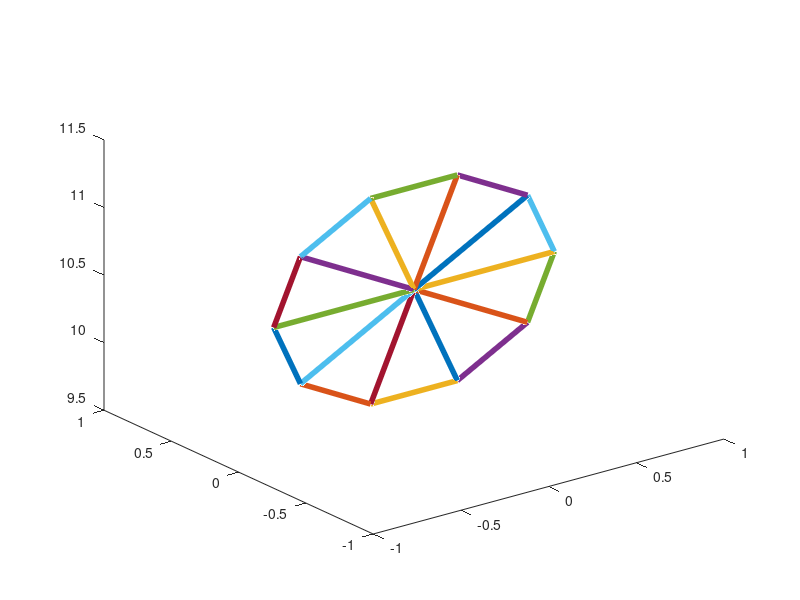

The MATLAB source for this figure: (Note: this script raises an error after producing the figure.)
close all; clear all; clc;
% building a flat bouncing ball that is rigid
NDIM = 3;

% number of nodes around the circumference of the ball
%n = 30;
n = 10; 

% initialize arrays
num_nodes = n+1;
num_links = 2*n;
jj = zeros(num_links,1);
kk = zeros(num_links,1);
X = zeros(num_nodes, NDIM);
U = zeros(num_nodes, NDIM);

% set physical parameters
RB = 0.8; % radius of ball
center = [0, 0, 10.5]; % initial location for ball center
M = 5e-7*ones(num_nodes,1); % mass of each node 
G = 50000; % magnitude of the gravitational force
Sg = 500000; % strength of the force exerted by the ground

% set numerical parameters
dt = 1e-4;
end_time = 1e0;
timevec = 0:dt:end_time;

% set positions of nodes around the circumference of the ball
for k = 1:n
    theta = 2*pi*k/n;
    X(k,:) = center + RB*[cos(theta), 0, sin(theta)];
end
% set position of center
X(n+1,:) = center;

% naming index sets for the links
spokes = 1:n;
rimlinks = (n+1):2*n;

% build structure by creating links
jj(spokes) = 1:n;
kk(spokes) = n+1;
jj(rimlinks) = 1:n;
kk(rimlinks) = [2:n 1];

X

% plot initial structure
figure(1);
x = [X(jj,1) X(kk,1)];
y = [X(jj,2) X(kk,2)];
z = [X(jj,3) X(kk,3)];
plot3(x',y',z','linewidth',4)

% initialize rest length
DX = X(jj,:) - X(kk,:);
Rzero = sqrt(sum(DX.^2,2));

% make a gravitational force
F_gravity = zeros(num_nodes, NDIM);
F_gravity(:,1) = 0;
F_gravity(:,2) = 0;
F_gravity(:,3) = -G.*M; 

% set the angular velocity initially to zero, since the velocity is also
% initially set to zero
L = zeros(NDIM,1);

% initialize velocity center of mass
Ucm = zeros(NDIM,1);

% here is the timestep loop
centroid_position = zeros(length(timevec), NDIM);
for t = 1:length(timevec)

    % this just displays the current simulation time in the matlab window
    disp(timevec(t));	

    % compute center of mass and Xtwiddle
    Xcm = (mean((M.*X))./sum(M))';
    Xtwiddle = X - Xcm';	       

    % compute moment of inertia tensor
    I = zeros(NDIM, NDIM);
    for l = 1:num_nodes
	I = I + M(l).*( (norm(Xtwiddle(l,:))^2).*eye(NDIM) - Xtwiddle(l,:)'*Xtwiddle(l,:) );
    end     

    % compute the angular velocity
    Omega = I\L;

    % normalize angular velocity if it is nonzero
    if(norm(Omega) > 100*eps)
         unit_Omega = Omega/norm(Omega);
         Omega_cross = [0 -Omega(3) Omega(2); Omega(3) 0 -Omega(1); -Omega(2) Omega(1) 0];
         P_Omega = unit_Omega*unit_Omega';
	 Xtwiddle = ( P_Omega*(Xtwiddle') + cos(norm(Omega)*dt).*(eye(NDIM) - P_Omega)*(Xtwiddle') + sin(norm(Omega)*dt).*(Omega_cross*(Xtwiddle'))./norm(Omega) )';
    end      

    % compute net force and net torque
    net_force = zeros(NDIM,1);
    net_torque = zeros(NDIM,1);
    ground_force = F_ground(X,Sg);
    for l = 1:num_nodes
    	net_force = net_force + F_gravity(l,:)' + ground_force(l,:)';
        net_torque = net_torque + cross(Xtwiddle(l,:)', F_gravity(l,:)' + ground_force(l,:)');
    end	

    % update the position and velocity for the center of mass
    Xcm = Xcm + dt.*Ucm;
    Ucm = Ucm + (dt/sum(M)).*net_force;

    % update the angular momentum
    L = L + dt.*net_torque;    

    % update positions of individual masses
    X = Xtwiddle + Xcm';

    % store the position of centroid
    centroid_position(t,:) = X(n+1,:);

    % plot the current position of the ball
    figure(2);
    x = [X(jj,1) X(kk,1)];
    y = [X(jj,2) X(kk,2)];
    y = [X(jj,3) X(kk,3)];
    plot3(x',y',z','linewidth',4)
    %xlim([-3 3])
    %ylim([-1 1])
    %zlim([0 12])
    axis equal
    pause(0.001)

    % stop simulation if it blows up.
    if(abs(X)> 1e2)
      break
    end

end

figure(3); hold on
plot(timevec, centroid_position,'linewidth',2)

% function which defines the force on the ground, existing on the plane X_3 = 0
function Fg = F_ground(X,Sg)
    Fg = zeros(size(X));
    Fg(:,3) = (X(:,3) < 0).*(-Sg*X(:,3));
end

